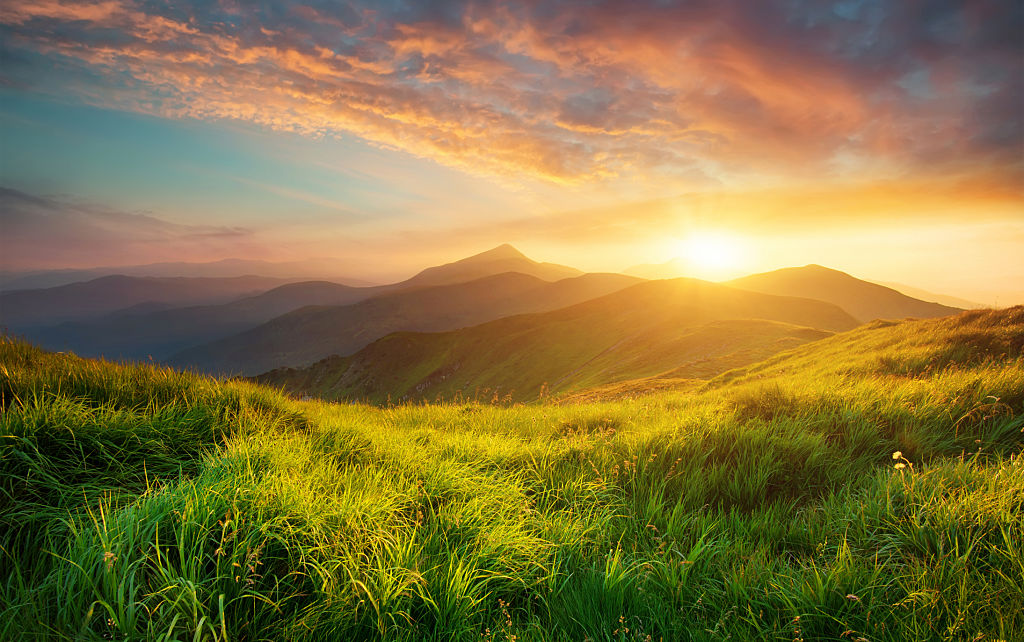
#> input picture Code/examples/anh3.jpg, 1024 x 642 px
$ python -i image_processing.py   (imports and definitions only)
#> lines starting #> are read from the running program, lines starting #| are printed output that depends on the picture
#> further down, picture is the input picture: shape (642, 1024, 3); mean B, G, R 66, 117.5, 134.4
from typing import Dict, Tuple

import cv2
import numpy as np

from config import AppConfig, DEFAULT_CONFIG, EdgeConfig, BilateralConfig


def _ensure_odd(k: int) -> int:
    """Đảm bảo kernel size là số lẻ >= 1."""
    k = max(1, int(k))
    if k % 2 == 0:
        k += 1
    return k

def apply_bilateral(gray: np.ndarray, cfg: BilateralConfig) -> np.ndarray:
    """Làm mịn bằng bilateral filter nhiều lần."""
    result = gray.copy()
    d = max(1, cfg.diameter)
    if d % 2 == 0:
        d += 1
    for _ in range(max(1, cfg.iterations)):
        result = cv2.bilateralFilter(result, d, cfg.sigma_color, cfg.sigma_space)
    return result


def detect_edges(gray: np.ndarray, cfg: EdgeConfig) -> np.ndarray:
    """Phát hiện biên Canny."""
    low = int(cfg.low_threshold)
    high = int(cfg.high_threshold)
    if low > high:
        low, high = high, low
    edges = cv2.Canny(gray, low, high)
    return edges


def pencil_sketch(image_bgr: np.ndarray, config: AppConfig = DEFAULT_CONFIG) -> np.ndarray:
    """Sketch mềm (ít nét, giống phác hoạ)."""
    gray = cv2.cvtColor(image_bgr, cv2.COLOR_BGR2GRAY)

    # làm mịn trước để nhìn giống vẽ tay
    smooth = apply_bilateral(gray, config.smooth)

    # hiệu ứng dodge blend
    inverted = 255 - smooth
    k = _ensure_odd(config.sketch.blur_ksize)
    blur = cv2.GaussianBlur(inverted, (k, k), 0)

    sketch_gray = cv2.divide(gray, 255 - blur, scale=256)

    sketch_bgr = cv2.cvtColor(sketch_gray, cv2.COLOR_GRAY2BGR)
    return sketch_bgr


def pencil_sketch_strong(image_bgr: np.ndarray, config: AppConfig = DEFAULT_CONFIG) -> np.ndarray:
    """Sketch đậm, nét rõ (dùng thêm biên Canny + sharpen)."""
    gray = cv2.cvtColor(image_bgr, cv2.COLOR_BGR2GRAY)
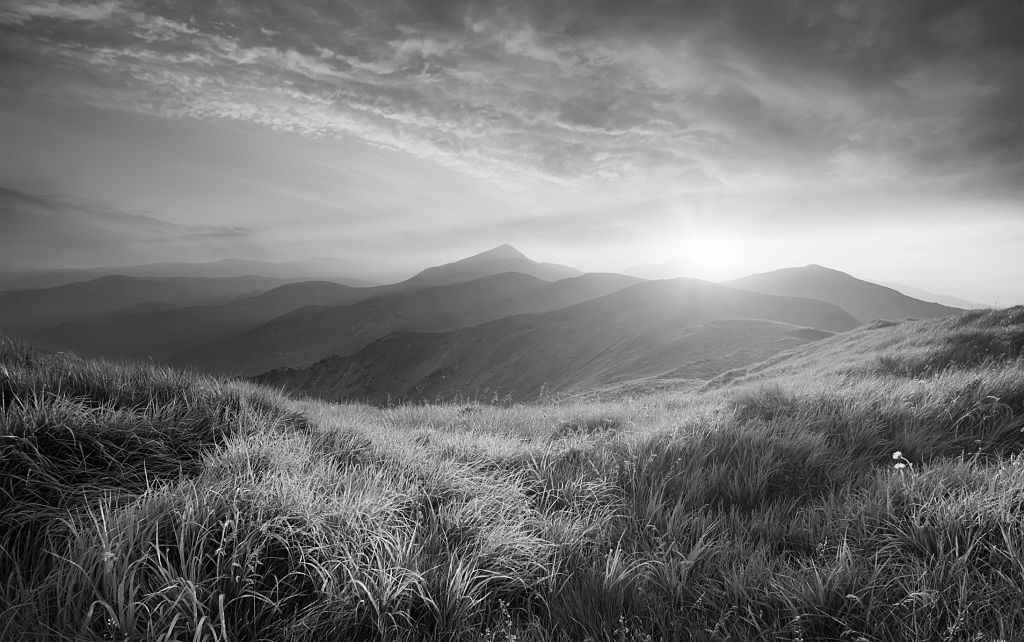
#> gray: shape (642, 1024); min 0, max 255, mean 116.7

    smooth = apply_bilateral(gray, config.smooth)
    inverted = 255 - smooth
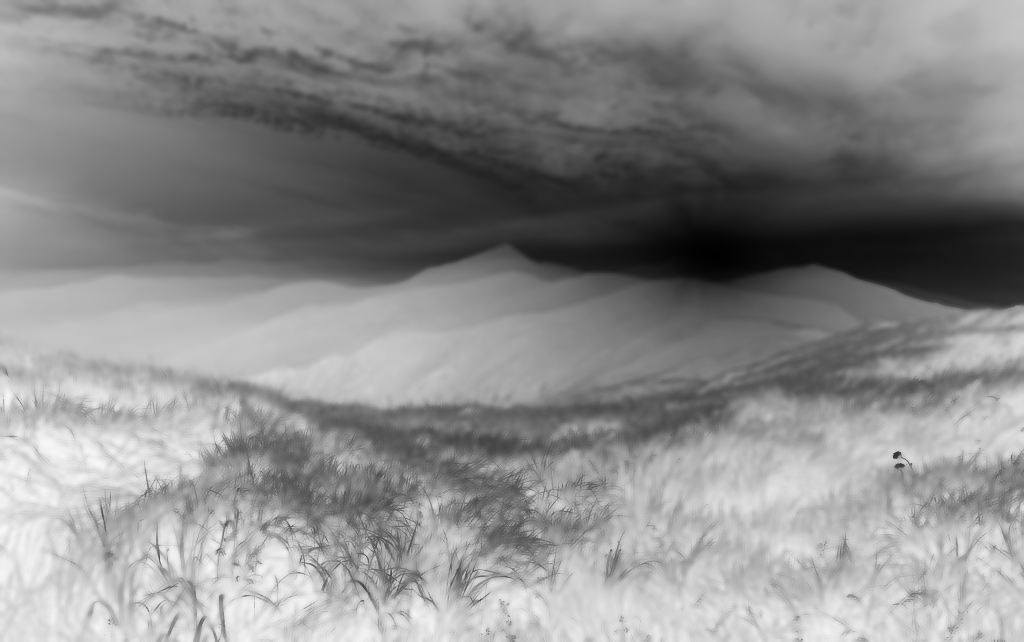
#> inverted: shape (642, 1024); min 0, max 249, mean 138.5
    k = _ensure_odd(config.sketch.blur_ksize)
    blur = cv2.GaussianBlur(inverted, (k, k), 0)
    sketch = cv2.divide(gray, 255 - blur, scale=256)
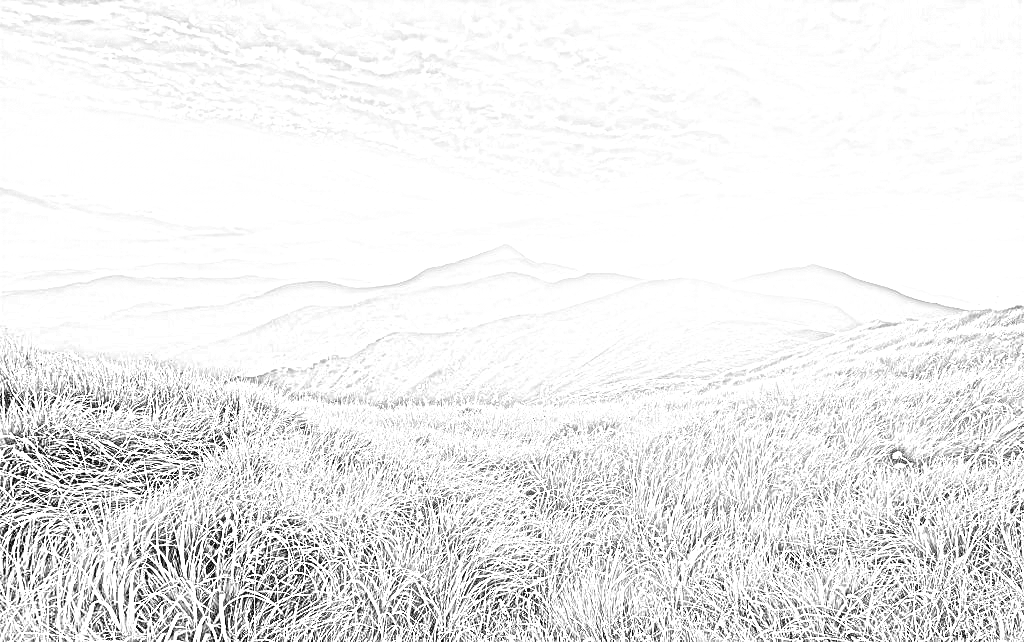
#> sketch: shape (642, 1024); min 0, max 255, mean 237.2

    # biên Canny
    edges = detect_edges(gray, config.edge)
#> in detect_edges, `edges = cv2.Canny(gray, low, high)`:
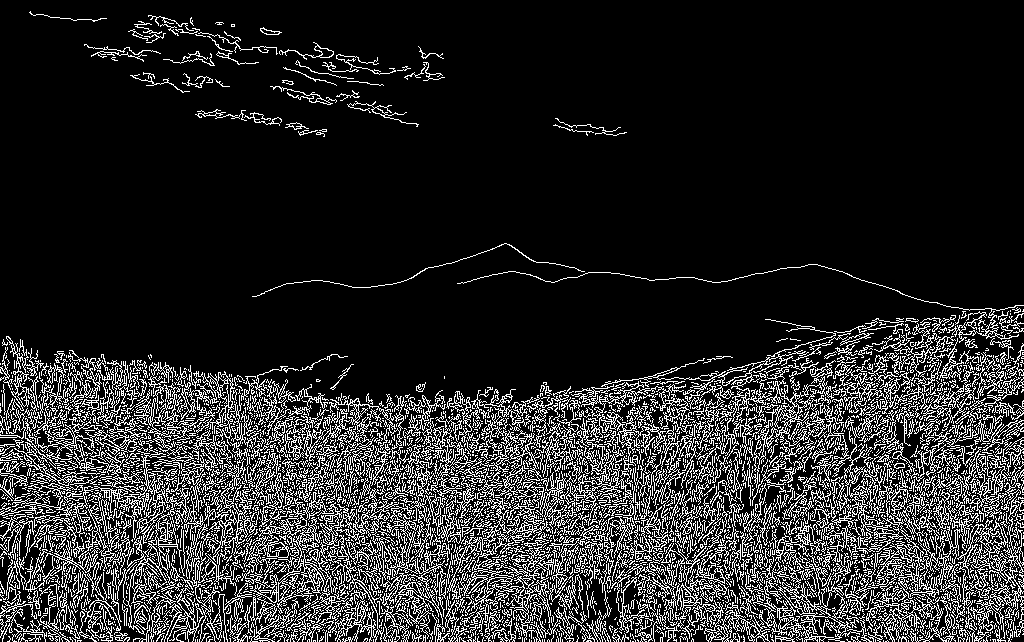
#> edges: shape (642, 1024); 16% white in thin lines or dots
    edges_inv = cv2.bitwise_not(edges)
#> edges_inv: shape (642, 1024); 84% white; black in thin lines or dots

    # kết hợp sketch + edges
    combined = cv2.bitwise_and(sketch, edges_inv)
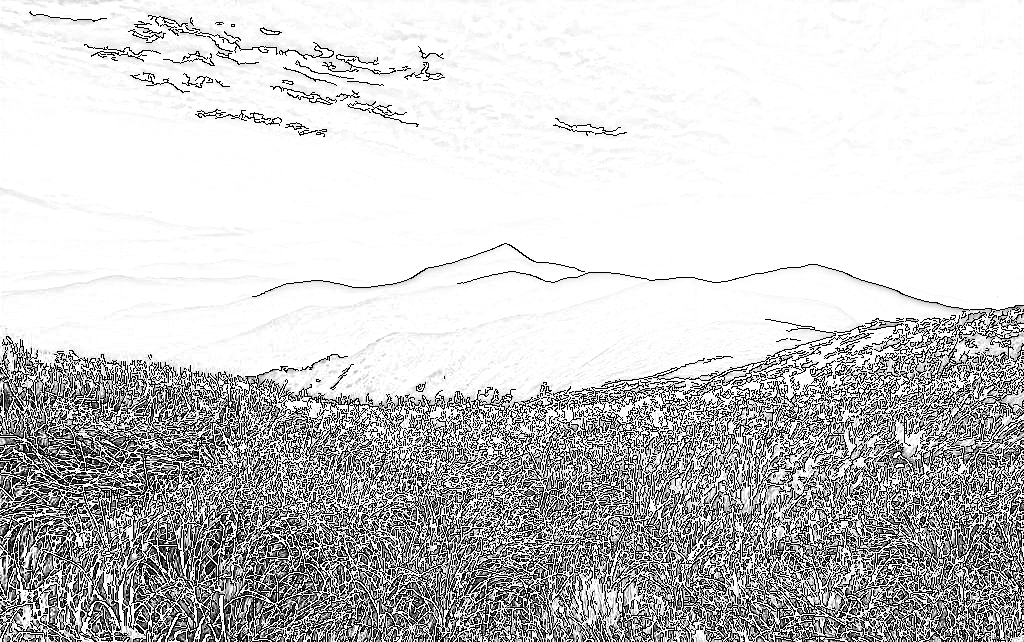
#> combined: shape (642, 1024); min 0, max 255, mean 202.1

    # sharpen cho nét đậm hơn
    kernel = np.array([[0, -1, 0],
                       [-1, 5, -1],
                       [0, -1, 0]], dtype=np.float32)
    combined = cv2.filter2D(combined, -1, kernel)
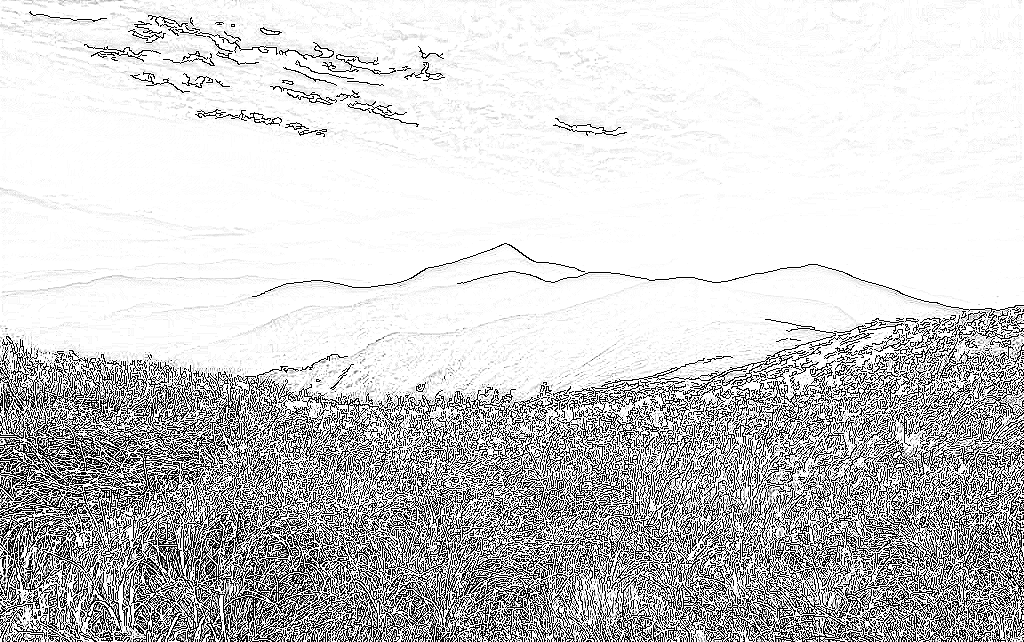
#> combined: shape (642, 1024); min 0, max 255, mean 205.1

    sketch_bgr = cv2.cvtColor(combined, cv2.COLOR_GRAY2BGR)
    return sketch_bgr


def process_image(
    image_bgr: np.ndarray,
    mode: str = "pencil",
    config: AppConfig = None,
    sharpness: int = 50,
) -> Tuple[np.ndarray, Dict[str, np.ndarray]]:
    """
    Hàm xử lý ảnh chính.
    Trả về:
      - result_bgr: ảnh kết quả BGR
      - extras: dict (để GUI có thể unpack, tạm để rỗng)
    """
    if config is None:
        config = DEFAULT_CONFIG

    mode = (mode or "pencil").lower().strip()

    if mode == "pencil":
        if sharpness is None:
            sharpness = 50
        if sharpness < 50:
            result = pencil_sketch(image_bgr, config)
        else:
            result = pencil_sketch_strong(image_bgr, config)
        return result, {}

    # fallback an toàn
    result = pencil_sketch(image_bgr, config)
    return result, {}

>>> import cv2
>>> picture = cv2.imread('examples/anh3.jpg')
>>> result = process_image(picture)
